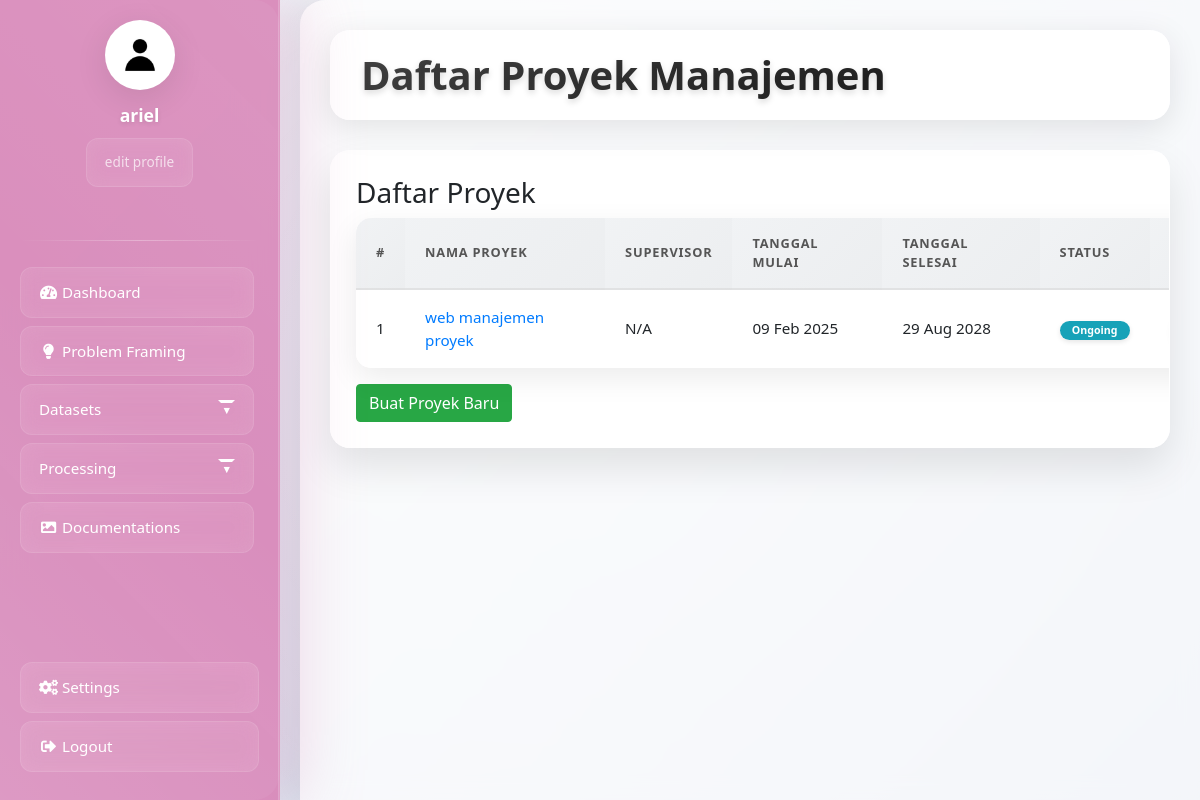
/projek/ (signed in), run on an earlier commit of the app's database.
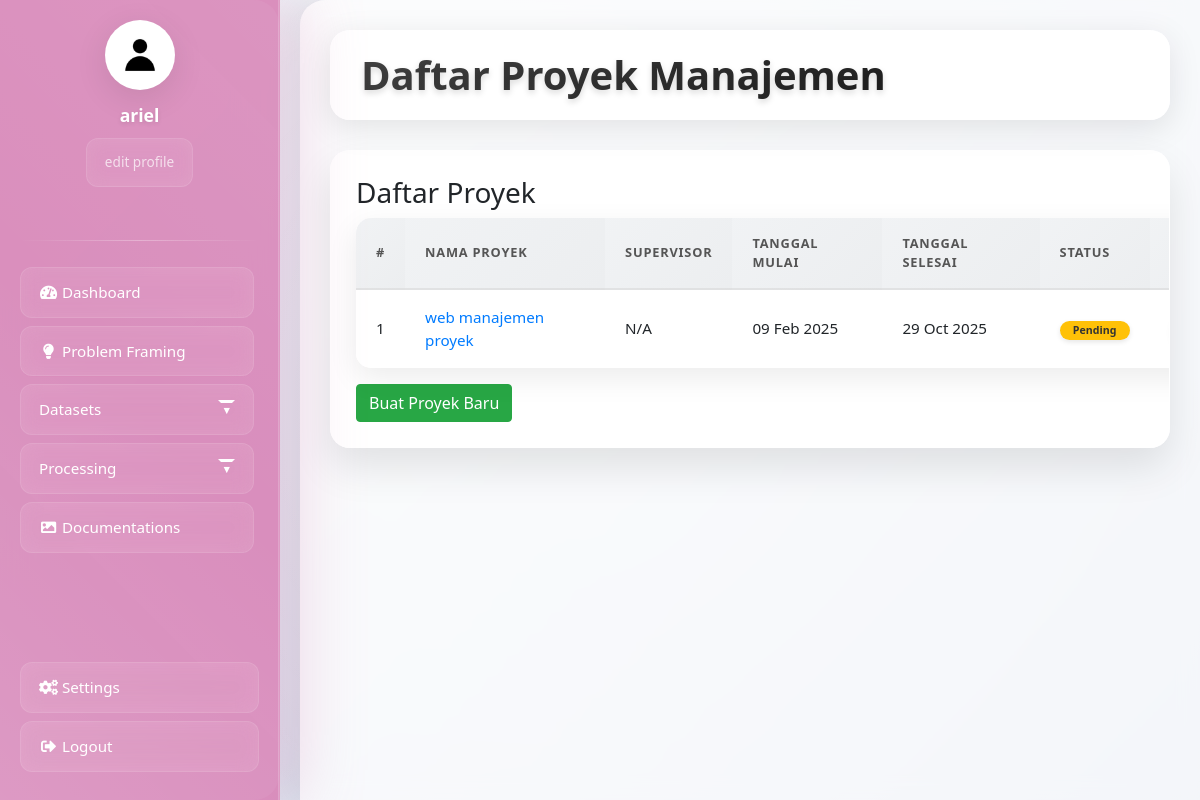
And on a later commit of the database.
### projek/models.py (models this page shows, shortened)
class Project(models.Model):
    external_id = models.CharField(max_length=255, unique=True, null=True, blank=True)
    STATUS_CHOICES = [
        ('Ongoing', 'Ongoing'),
        ('Stop', 'Stop'),
        ('Done', 'Done'),
    ]
    name = models.CharField(max_length=200, verbose_name="Nama Proyek")
    description = models.TextField(verbose_name="Deskripsi Proyek")
    location = models.CharField(max_length=255, verbose_name="Lokasi")
    start_date = models.DateField(verbose_name="Tanggal Mulai")
    end_date = models.DateField(verbose_name="Tanggal Selesai")
    supervisor = models.CharField(max_length=255, verbose_name="Supervisor Proyek", blank=True, null=True)
    status = models.CharField(max_length=50, choices=STATUS_CHOICES, default='Pending', verbose_name="Status")
    created_at = models.DateTimeField(auto_now_add=True)
    updated_at = models.DateTimeField(auto_now=True)
    class Meta:
        ordering = ['-start_date'] # Urutkan proyek dari yang terbaru
        verbose_name = "Proyek"
        verbose_name_plural = "Proyek"

### projek/views.py (the view)
# urls.py: path('projek/', views.project_list_view, name='list_projek'),
@login_required
def project_list_view(request):
    projects = Project.objects.all().order_by('-created_at')
    context = {
        'projects': projects,
        'page_title': 'Daftar Proyek Manajemen'
        }
    return render(request, 'projek/projek_list.html', context)

### projek/templates/projek/projek_list.html (shortened to what this page needs)
{% extends 'base.html' %}
{% load static %}
{% block content %}
<link rel="stylesheet" href="{% static 'css/dashboard.css'%}">
<div class="dashboard-content-wrapper">
    <div class="dashboard-header">
        <h2 class="dashboard-title">{{ page_title }}</h2>
    </div>
    <div class="dashboard-panel">
        <h3>Daftar Proyek</h3>
        <table class="intelligence-entry">
            <thead>
                <tr>
                    <th>#</th>
                    <th>Nama Proyek</th>
                    <th>Supervisor</th>
                    <th>Tanggal Mulai</th>
                    <th>Tanggal Selesai</th>
                    <th>Status</th>
                    <th>Aksi</th>
                </tr>
            </thead>
            <tbody>
                {% for project in projects %}
                <tr>
                    <td>{{ forloop.counter }}</td>
                    <td><a href="{% url 'projek:view_project' project.id %}">{{ project.name }}</a></td>
                    <td>{{ project.supervisor.username|default:"N/A" }}</td>
                    <td>{{ project.start_date|date:"d M Y" }}</td>
                    <td>{{ project.end_date|date:"d M Y" }}</td>
                    <td>
                        <span class="status-badge status-{{ project.status|lower }}">
                            {{ project.status }}
                        </span>
                    </td>
                    <td class="actions">
                    </td>
                </tr>
                {% empty %}
                <tr>
                    <td colspan="7">Belum ada proyek yang dibuat.</td>
                </tr>
                {% endfor %}
            </tbody>
        </table>
        <a href="{% url 'projek:create_project' %}" class="btn btn-success mt-3">Buat Proyek Baru</a>
    </div>
</div>
{% endblock %}

What changed in the data, as far as the page shows it:
changed Project "web manajemen proyek": end_date "29 Aug 2028" → "29 Oct 2025"; status "Ongoing" → "Pending"
